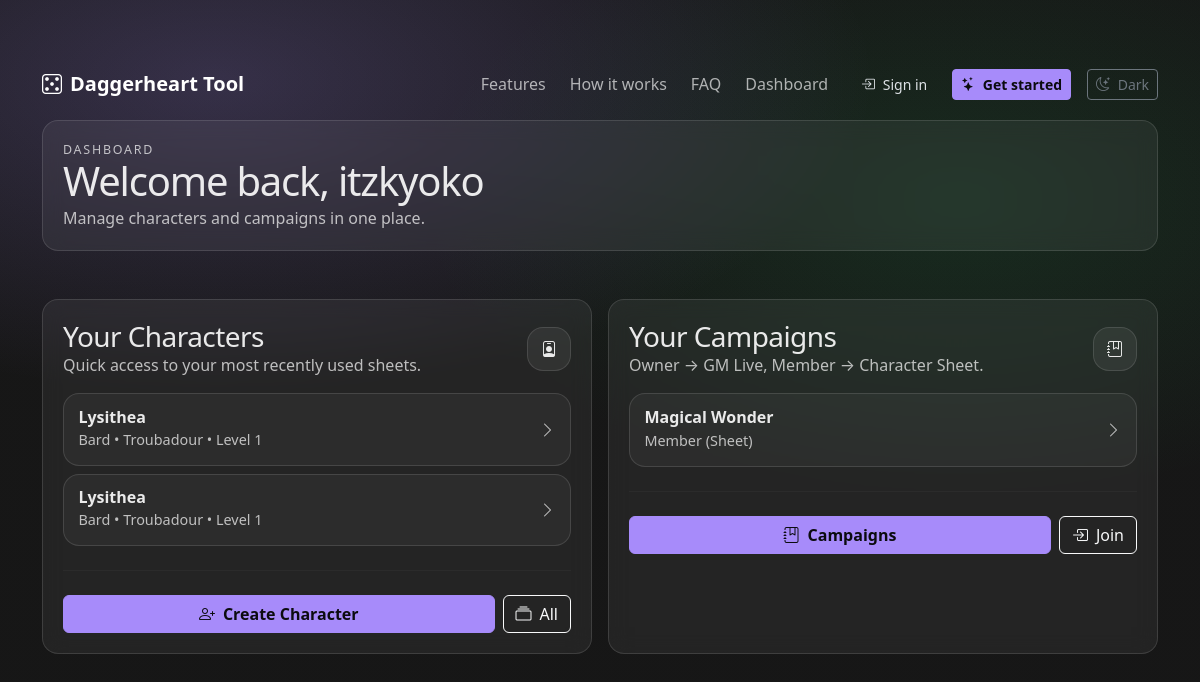
The app's page /Dashboard/index.php (signed in) with its own data.
### tables this page shows
CREATE TABLE "character" (
	"characterID"	INTEGER NOT NULL,
	"userID"	INTEGER NOT NULL,
	"classID"	INTEGER,
	"subclassID"	INTEGER,
	"heritageID"	INTEGER,
	"communityID"	INTEGER,
	"campaignID"	INTEGER,
	"name"	TEXT NOT NULL,
	"pronouns"	TEXT,
	"evasion"	INTEGER DEFAULT 0,
	"armor"	INTEGER DEFAULT 0,
	"spellcast trait"	TEXT, "Level" INTEGER DEFAULT (1) NOT NULL,
	PRIMARY KEY("characterID" AUTOINCREMENT),
	FOREIGN KEY("campaignID") REFERENCES "campaign"("campaignID") ON UPDATE CASCADE ON DELETE SET NULL,
	FOREIGN KEY("classID") REFERENCES "class"("classID") ON UPDATE CASCADE ON DELETE SET NULL,
	FOREIGN KEY("communityID") REFERENCES "community"("communityID") ON UPDATE CASCADE ON DELETE SET NULL,
	FOREIGN KEY("heritageID") REFERENCES "heritage"("heritageID") ON UPDATE CASCADE ON DELETE SET NULL,
	FOREIGN KEY("subclassID") REFERENCES "subclass"("subclassID") ON UPDATE CASCADE ON DELETE SET NULL,
	FOREIGN KEY("userID") REFERENCES "user"("userID") ON UPDATE CASCADE ON DELETE CASCADE
);

CREATE TABLE "campaign" (
	"campaignID"	INTEGER NOT NULL,
	"name"	TEXT NOT NULL,
	"description"	TEXT,
	"userID"	INTEGER NOT NULL, code TEXT,
	PRIMARY KEY("campaignID" AUTOINCREMENT),
	FOREIGN KEY("userID") REFERENCES "user"("userID")
);

### Dashboard/partials/db.php (called while the page is built, shortened)
<?php
$root = dirname(__DIR__, 2);
require_once $root . '/Database/Database.php';
$dbFile = $root . '/Database/Daggerheart.db';
$db = Database::getInstance($dbFile);

### Database/Database.php (called while the page is built, shortened)
<?php
final class Database
{
    private static ?Database $instance = null;
    private PDO $pdo;
    private function __construct(string $dbFilePath)
    {
        $this->pdo = new PDO("sqlite:" . $dbFilePath, null, null, [
            PDO::ATTR_ERRMODE            => PDO::ERRMODE_EXCEPTION,
            PDO::ATTR_DEFAULT_FETCH_MODE => PDO::FETCH_ASSOC,
            PDO::ATTR_EMULATE_PREPARES   => false,
        ]);
        $this->pdo->exec("PRAGMA foreign_keys = ON;");
        $this->pdo->exec("PRAGMA journal_mode = WAL;");
        $this->pdo->exec("PRAGMA busy_timeout = 5000;");
    }
    public static function getInstance(?string $dbFilePath = null): Database
    {
        if (self::$instance === null) {
            self::$instance = new Database($dbFilePath);
        }
        return self::$instance;
    }
    public function query(string $sql, array $params = []): PDOStatement
    {
        $stmt = $this->pdo->prepare($sql);
        $stmt->execute($params);
        return $stmt;
    }
    public function fetchAll(string $sql, array $params = []): array
    {
        return $this->query($sql, $params)->fetchAll();
    }
    public function execute(string $sql, array $params = []): int
    {
        $stmt = $this->query($sql, $params);
        return $stmt->rowCount();
    }
}

### Dashboard/index.php (the view, shortened to what this page needs)
<?php
require_once __DIR__ . '/partials/db.php';
$userId = (int)$_SESSION['auth']['userID'];
try {
    $db->execute("
        CREATE TABLE IF NOT EXISTS campaign_character (
            characterID INTEGER NOT NULL,
            campaignID  INTEGER NOT NULL
        )
    ");
    $characters = $db->fetchAll(
        "SELECT
            c.characterID,
            c.name AS characterName,
            COALESCE(cl.name, '') AS className,
            COALESCE(sc.name, '') AS subclassName,
            COALESCE(c.Level, 1) AS level
         FROM character c
         LEFT JOIN class cl ON cl.classID = c.classID
         LEFT JOIN subclass sc ON sc.subclassID = c.subclassID
         WHERE c.userID = :uid
         ORDER BY c.characterID DESC
         LIMIT 6",
        [':uid' => $userId]
    );
    $campaigns = $db->fetchAll(
        "SELECT
            cp.campaignID,
            cp.name AS campaignName,
            CASE WHEN cp.userID = :uid THEN 1 ELSE 0 END AS isOwner,
            MIN(CASE WHEN ch.userID = :uid THEN ch.characterID END) AS memberCharacterID
         FROM campaign cp
         LEFT JOIN campaign_character cc
                ON cc.campaignID = cp.campaignID
         LEFT JOIN character ch
                ON ch.characterID = cc.characterID
         WHERE cp.userID = :uid
            OR ch.userID = :uid
         GROUP BY cp.campaignID
         ORDER BY cp.campaignID DESC
         LIMIT 6",
        [':uid' => $userId]
    );
} catch (Throwable $e) {
    http_response_code(500);
    echo "<pre style='color:#ffb4b4;background:#200;padding:12px;border-radius:8px;'>";
    echo "Dashboard Error:\n" . htmlspecialchars($e->getMessage(), ENT_QUOTES, 'UTF-8');
    echo "\n</pre>";
    exit;
}
require_once __DIR__ . '/partials/header.php';
?>
<header class="py-5">
    <div class="container">
        <div class="glass panel">
            <div class="d-flex align-items-center justify-content-between flex-wrap gap-3">
                <div>
                    <div class="text-uppercase muted" style="letter-spacing:.14em;font-size:.78rem;">Dashboard</div>
                    <h1 class="mb-1" style="letter-spacing:-0.03em;line-height:1.05;">
                        Welcome back, <?= htmlspecialchars($_SESSION['auth']['username'], ENT_QUOTES, 'UTF-8') ?>
                    </h1>
                    <div class="muted">Manage characters and campaigns in one place.</div>
                </div>
            </div>
        </div>
    </div>
</header>
<main class="container pb-5">
    <div class="row g-3 align-items-stretch">
        <div class="col-12 col-lg-6">
            <section class="glass panel feature h-100">
                <div class="d-flex align-items-center justify-content-between mb-3">
                    <div>
                        <h3 class="panel-title mb-0">Your Characters</h3>
                        <div class="panel-subtitle mb-0">Quick access to your most recently used sheets.</div>
                    </div>
                    <span class="icon-pill" aria-hidden="true"><i class="bi bi-person-badge"></i></span>
                </div>
                <div class="d-grid gap-2">
                    <?php if (empty($characters)): ?>
                        <div class="muted">No characters yet.</div>
                    <?php else: ?>
                        <?php foreach ($characters as $ch):
                            $charId = (int)$ch['characterID'];
                            $name   = (string)$ch['characterName'];
                            $class  = trim((string)$ch['className']);
                            $sub    = trim((string)$ch['subclassName']);
                            $lvl    = (int)$ch['level'];
                            $parts = [];
                            if ($class !== '') $parts[] = $class;
                            if ($sub !== '')   $parts[] = $sub;
                            $parts[] = "Level $lvl";
                            $meta = implode(' • ', $parts);
                        ?>
                            <a class="char-card" href="/CharacterSheet/character_view.php?characterID=<?= $charId ?>">
                                <div class="flex-grow-1">
                                    <p class="char-name"><?= htmlspecialchars($name, ENT_QUOTES, 'UTF-8') ?></p>
                                    <p class="char-meta"><?= htmlspecialchars($meta, ENT_QUOTES, 'UTF-8') ?></p>
                                </div>
                                <i class="bi bi-chevron-right muted"></i>
                            </a>
                        <?php endforeach; ?>
                    <?php endif; ?>
                </div>
                <hr class="my-4" style="border-top:1px solid rgba(255,255,255,.10);" />
                <div class="d-flex gap-2">
                    <a class="btn btn-brand flex-grow-1" href="/CharacterCreator/creator.php">
                        <i class="bi bi-person-plus me-2"></i>Create Character
                    </a>
                    <a class="btn btn-outline-light" href="/my_characters.php">
                        <i class="bi bi-collection me-2"></i>All
                    </a>
                </div>
            </section>
        </div>
        <div class="col-12 col-lg-6">
            <section class="glass panel feature h-100">
                <div class="d-flex align-items-center justify-content-between mb-3">
                    <div>
                        <h3 class="panel-title mb-0">Your Campaigns</h3>
                        <div class="panel-subtitle mb-0">Owner → GM Live, Member → Character Sheet.</div>
                    </div>
                    <span class="icon-pill" aria-hidden="true"><i class="bi bi-journal-bookmark"></i></span>
                </div>
                <div class="d-grid gap-2">
                    <?php if (empty($campaigns)): ?>
                        <div class="muted">No campaigns yet.</div>
                    <?php else: ?>
                        <?php foreach ($campaigns as $cp):
                            $campaignId = (int)$cp['campaignID'];
                            $name = (string)$cp['campaignName'];
                            $isOwner = (int)($cp['isOwner'] ?? 0) === 1;
                            $memberCharId = (int)($cp['memberCharacterID'] ?? 0);
                            if ($isOwner) {
                                $href = "/Campaign/gm_live.php?campaignID={$campaignId}";
                            } else {
                                $href = $memberCharId > 0
                                    ? "/CharacterSheet/character_view.php?characterID={$memberCharId}"
                                    : "#";
                            }
                        ?>
                            <a class="char-card" href="<?= htmlspecialchars($href, ENT_QUOTES, 'UTF-8') ?>"
                               <?= (!$isOwner && $memberCharId <= 0) ? 'onclick="return false;" style="opacity:.65;cursor:not-allowed;"' : '' ?>>
                                <div class="flex-grow-1">
                                    <p class="char-name mb-1"><?= htmlspecialchars($name, ENT_QUOTES, 'UTF-8') ?></p>
                                    <p class="char-meta mb-0">
                                        <?= $isOwner ? 'Owner (GM Live)' : 'Member (Sheet)' ?>
                                    </p>
                                </div>
                                <i class="bi bi-chevron-right muted"></i>
                            </a>
                        <?php endforeach; ?>
                    <?php endif; ?>
                </div>
                <hr class="my-4" style="border-top:1px solid rgba(255,255,255,.10);" />
                <div class="d-flex gap-2 flex-wrap">
                    <a class="btn btn-brand flex-grow-1" href="/Campaign/campaign.php">
                        <i class="bi bi-journal-bookmark me-2"></i>Campaigns
                    </a>
                    <button class="btn btn-outline-light" type="button" data-bs-toggle="modal" data-bs-target="#joinCampaignModal">
                        <i class="bi bi-box-arrow-in-right me-2"></i>Join
                    </button>
                </div>
            </section>
        </div>
    </div>
</main>
<?php require_once __DIR__ . '/partials/footer.php'; ?>

### Dashboard/partials/header.php (style rules this page uses)
:root { --brand: #a78bfa; --brand2: #22c55e; --ink: rgba(255, 255, 255, .90); --muted: rgba(255, 255, 255, .70); --surface: rgba(255, 255, 255, .06); --surface2: rgba(255, 255, 255, .10); --border: rgba(255, 255, 255, .12); --navbg: rgba(0, 0, 0, .35); }
body { color: var(--ink); background: radial-gradient(1100px 520px at 18% 10%, rgba(167, 139, 250, .22), transparent 60%), radial-gradient(900px 500px at 80% 25%, rgba(34, 197, 94, .12), transparent 60%), linear-gradient(0deg, rgba(255, 255, 255, .02), rgba(255, 255, 255, .02)); min-height: 100vh; }
.muted { color: var(--muted); }
.glass { background: var(--surface); border: 1px solid var(--border); backdrop-filter: blur(10px); -webkit-backdrop-filter: blur(10px); }
.btn-brand { --bs-btn-bg: var(--brand); --bs-btn-border-color: var(--brand); --bs-btn-hover-bg: #8b5cf6; --bs-btn-hover-border-color: #8b5cf6; --bs-btn-focus-shadow-rgb: 167, 139, 250; --bs-btn-color: #0b0b0f; font-weight: 700; }
.panel { border-radius: 1rem; padding: 1.25rem; }
.panel-title { letter-spacing: -0.02em; margin-bottom: .75rem; }
.panel-subtitle { color: var(--muted); margin-bottom: 1rem; }
.feature { transition: transform .15s ease, background .15s ease, border-color .15s ease; height: 100%; }
.icon-pill { width: 44px; height: 44px; border-radius: 16px; display: inline-flex; align-items: center; justify-content: center; background: rgba(255, 255, 255, .06); border: 1px solid rgba(255, 255, 255, .12); }
.char-card { display: flex; gap: 1rem; align-items: center; padding: .9rem; border-radius: 1rem; background: rgba(255, 255, 255, .04); border: 1px solid rgba(255, 255, 255, .12); text-decoration: none; color: var(--ink); transition: transform .15s ease, background .15s ease, border-color .15s ease; }
.char-name { font-weight: 700; margin: 0; line-height: 1.1; }
.char-meta { margin: .15rem 0 0 0; color: var(--muted); font-size: .9rem; }

### records on screen
character: name "Lysithea", meta "Bard • Troubadour • Level 1"
character: name "Lysithea", meta "Bard • Troubadour • Level 1"
campaign: name "Magical Wonder"

### other values on screen
$_SESSION['auth']['username'] "itzkyoko"
